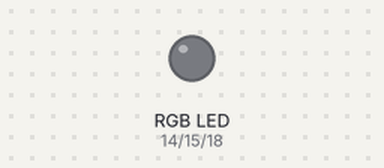
This program was run on a simulated Raspberry Pi (BCM pin numbers). Parts: an RGB LED mixed from three pins (HIGH = lit).

Above: at 0.5 s.
At 1.5 s:
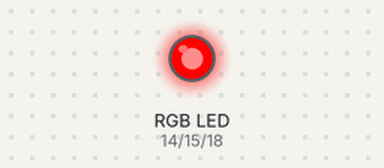
At 2.5 s:
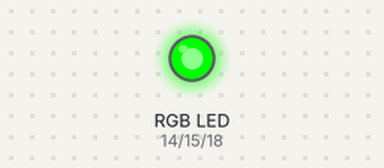
At 3.5 s:
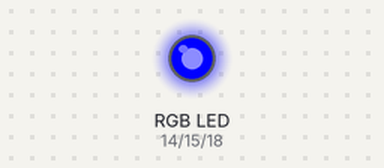
Timing chart, 0 to 5.2 s (numbered marks = the images above):
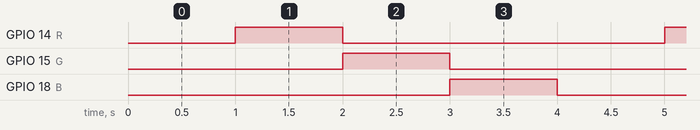

Measured:
- by itself, GPIO 14 (R), GPIO 15 (G), GPIO 18 (B): alternates HIGH for 1.0 s and LOW for 3.0 s
- by itself, everything shown: repeats every 4.0 s, in 4 steps

The program:

rgb1.py
```python
#!/usr/bin/env python
# coding: utf-8

import RPi.GPIO
import time

R, G, B = 14, 15, 18

RPi.GPIO.setmode(RPi.GPIO.BCM)

RPi.GPIO.setup(R, RPi.GPIO.OUT)
RPi.GPIO.setup(G, RPi.GPIO.OUT)
RPi.GPIO.setup(B, RPi.GPIO.OUT)

pwmR = RPi.GPIO.PWM(R, 50)
pwmG = RPi.GPIO.PWM(G, 50)
pwmB = RPi.GPIO.PWM(B, 50)

pwmR.start(0)
pwmG.start(0)
pwmB.start(0)

try:
    t = 1
    while True:
        # Dark
        pwmR.ChangeDutyCycle(0)
        pwmG.ChangeDutyCycle(0)
        pwmB.ChangeDutyCycle(0)
        time.sleep(t)

        # Red light
        pwmR.ChangeDutyCycle(100)
        pwmG.ChangeDutyCycle(0)
        pwmB.ChangeDutyCycle(0)
        time.sleep(t)

        # Green light
        pwmR.ChangeDutyCycle(0)
        pwmG.ChangeDutyCycle(100)
        pwmB.ChangeDutyCycle(0)
        time.sleep(t)

        # Blue light
        pwmR.ChangeDutyCycle(0)
        pwmG.ChangeDutyCycle(0)
        pwmB.ChangeDutyCycle(100)
        time.sleep(t)

except KeyboardInterrupt:
    pass

pwmR.stop()
pwmG.stop()
pwmB.stop()

RPi.GPIO.cleanup()
```
